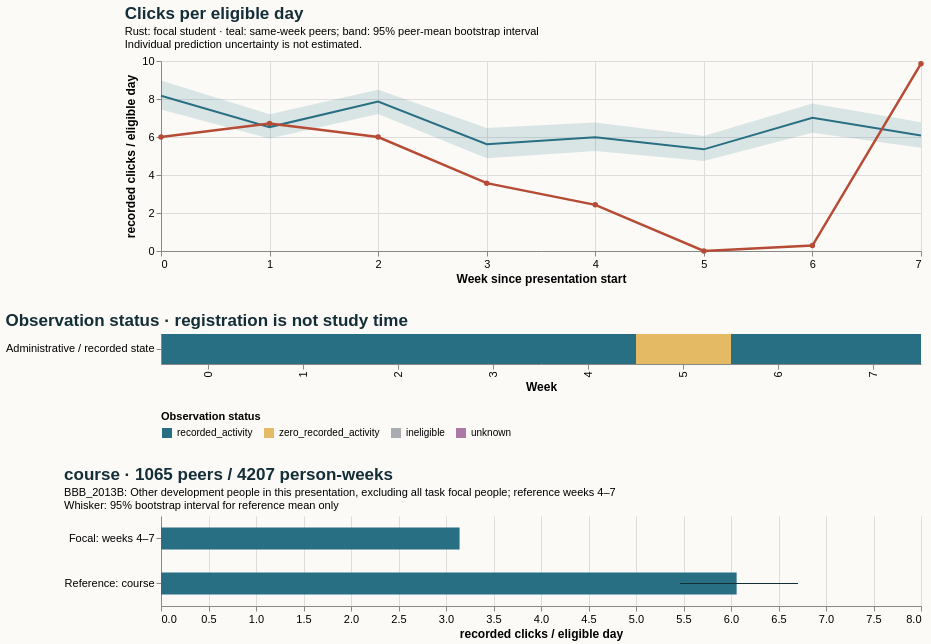

The Vega-Lite source for this figure:
### Vega-Lite specification from a JSON file in a GitHub repository (floating-point values rounded to 4 significant figures)
{"$schema": "https://vega.github.io/schema/vega-lite/v5.20.1.json", "config": {"axis": {"labelFontSize": 11, "titleFontSize": 12}, "background": "#fbfaf7", "font": "sans-serif", "title": {"anchor": "start", "color": "#142e38", "fontSize": 17, "subtitleFontSize": 11}, "view": {"continuousHeight": 300, "continuousWidth": 300, "stroke": null}}, "datasets": {"data-3a880a9b1bf5d6825baf121029f88375": [{"eligible_days": 7.0, "end_day": 6, "logging_completeness": "unknown", "observation_status": "recorded_activity", "row": "Administrative / recorded state", "score_status": "withheld_release_time_unknown", "start_day": 0, "value": 6.0, "week": 0}, {"eligible_days": 7.0, "end_day": 13, "logging_completeness": "unknown", "observation_status": "recorded_activity", "row": "Administrative / recorded state", "score_status": "withheld_release_time_unknown", "start_day": 7, "value": 6.714, "week": 1}, {"eligible_days": 7.0, "end_day": 20, "logging_completeness": "unknown", "observation_status": "recorded_activity", "row": "Administrative / recorded state", "score_status": "withheld_release_time_unknown", "start_day": 14, "value": 6.0, "week": 2}, {"eligible_days": 7.0, "end_day": 27, "logging_completeness": "unknown", "observation_status": "recorded_activity", "row": "Administrative / recorded state", "score_status": "withheld_release_time_unknown", "start_day": 21, "value": 3.571, "week": 3}, {"eligible_days": 7.0, "end_day": 34, "logging_completeness": "unknown", "observation_status": "recorded_activity", "row": "Administrative / recorded state", "score_status": "withheld_release_time_unknown", "start_day": 28, "value": 2.429, "week": 4}, {"eligible_days": 7.0, "end_day": 41, "logging_completeness": "unknown", "observation_status": "zero_recorded_activity", "row": "Administrative / recorded state", "score_status": "withheld_release_time_unknown", "start_day": 35, "value": 0.0, "week": 5}, {"eligible_days": 7.0, "end_day": 48, "logging_completeness": "unknown", "observation_status": "recorded_activity", "row": "Administrative / recorded state", "score_status": "withheld_release_time_unknown", "start_day": 42, "value": 0.2857, "week": 6}, {"eligible_days": 7.0, "end_day": 55, "logging_completeness": "unknown", "observation_status": "recorded_activity", "row": "Administrative / recorded state", "score_status": "withheld_release_time_unknown", "start_day": 49, "value": 9.857, "week": 7}], "data-681cb2dcb252e9cdcff41efb084cadc5": [{"hi": null, "lo": null, "series": "Focal: weeks 4–7", "value": 3.143}, {"hi": 6.705, "lo": 5.464, "series": "Reference: course", "value": 6.059}], "data-cbeca7357f7e12eb9489f4a159a3e989": [{"end_day": 6, "focal_value": 6.0, "peer_ci_high": 8.969, "peer_ci_low": 7.452, "peer_mean": 8.174, "peer_observations": 1127, "peer_people": 1127, "reference": "course", "unit": "recorded clicks / eligible day", "week": 0}, {"end_day": 13, "focal_value": 6.714, "peer_ci_high": 7.195, "peer_ci_low": 5.918, "peer_mean": 6.521, "peer_observations": 1121, "peer_people": 1121, "reference": "course", "unit": "recorded clicks / eligible day", "week": 1}, {"end_day": 20, "focal_value": 6.0, "peer_ci_high": 8.491, "peer_ci_low": 7.214, "peer_mean": 7.865, "peer_observations": 1105, "peer_people": 1105, "reference": "course", "unit": "recorded clicks / eligible day", "week": 2}, {"end_day": 27, "focal_value": 3.571, "peer_ci_high": 6.47, "peer_ci_low": 4.882, "peer_mean": 5.625, "peer_observations": 1098, "peer_people": 1098, "reference": "course", "unit": "recorded clicks / eligible day", "week": 3}, {"end_day": 34, "focal_value": 2.429, "peer_ci_high": 6.765, "peer_ci_low": 5.263, "peer_mean": 5.982, "peer_observations": 1065, "peer_people": 1065, "reference": "course", "unit": "recorded clicks / eligible day", "week": 4}, {"end_day": 41, "focal_value": 0.0, "peer_ci_high": 6.054, "peer_ci_low": 4.731, "peer_mean": 5.35, "peer_observations": 1058, "peer_people": 1058, "reference": "course", "unit": "recorded clicks / eligible day", "week": 5}, {"end_day": 48, "focal_value": 0.2857, "peer_ci_high": 7.767, "peer_ci_low": 6.224, "peer_mean": 7.012, "peer_observations": 1050, "peer_people": 1050, "reference": "course", "unit": "recorded clicks / eligible day", "week": 6}, {"end_day": 55, "focal_value": 9.857, "peer_ci_high": 6.777, "peer_ci_low": 5.429, "peer_mean": 6.076, "peer_observations": 1034, "peer_people": 1034, "reference": "course", "unit": "recorded clicks / eligible day", "week": 7}]}, "resolve": {"scale": {"color": "independent"}}, "spacing": 28, "vconcat": [{"data": {"name": "data-cbeca7357f7e12eb9489f4a159a3e989"}, "height": 190, "layer": [{"encoding": {"x": {"axis": {"tickMinStep": 1}, "field": "week", "title": "Week since presentation start", "type": "quantitative"}, "y": {"field": "peer_ci_low", "scale": {"zero": true}, "title": "recorded clicks / eligible day", "type": "quantitative"}, "y2": {"field": "peer_ci_high"}}, "mark": {"color": "#286f83", "opacity": 0.16, "type": "area"}}, {"encoding": {"tooltip": [{"field": "week", "type": "quantitative"}, {"field": "peer_mean", "type": "quantitative"}, {"field": "peer_people", "type": "quantitative"}, {"field": "peer_observations", "type": "quantitative"}], "x": {"field": "week", "type": "quantitative"}, "y": {"field": "peer_mean", "type": "quantitative"}}, "mark": {"color": "#286f83", "strokeWidth": 2, "type": "line"}}, {"encoding": {"tooltip": [{"field": "week", "type": "quantitative"}, {"field": "focal_value", "type": "quantitative"}], "x": {"field": "week", "type": "quantitative"}, "y": {"field": "focal_value", "type": "quantitative"}}, "mark": {"color": "#b64c35", "point": {"color": "#b64c35"}, "strokeWidth": 2.5, "type": "line"}}], "title": {"subtitle": ["Rust: focal student · teal: same-week peers; band: 95% peer-mean bootstrap interval", "Individual prediction uncertainty is not estimated."], "text": "Clicks per eligible day"}, "width": 760}, {"data": {"name": "data-3a880a9b1bf5d6825baf121029f88375"}, "encoding": {"color": {"field": "observation_status", "legend": {"labelLimit": 260, "orient": "bottom"}, "scale": {"domain": ["recorded_activity", "zero_recorded_activity", "ineligible", "unknown"], "range": ["#286f83", "#e4bb64", "#aaaeb3", "#ac78a5"]}, "title": "Observation status", "type": "nominal"}, "tooltip": [{"field": "week", "type": "quantitative"}, {"field": "eligible_days", "type": "quantitative"}, {"field": "observation_status", "type": "nominal"}, {"field": "logging_completeness", "type": "nominal"}], "x": {"field": "week", "title": "Week", "type": "ordinal"}, "y": {"field": "row", "title": null, "type": "nominal"}}, "height": 30, "mark": {"type": "rect"}, "title": "Observation status · registration is not study time", "width": 760}, {"data": {"name": "data-681cb2dcb252e9cdcff41efb084cadc5"}, "height": 90, "layer": [{"encoding": {"x": {"field": "value", "scale": {"domain": [0, 7.041], "zero": true}, "title": "recorded clicks / eligible day", "type": "quantitative"}, "y": {"field": "series", "sort": null, "title": null, "type": "nominal"}}, "mark": {"color": "#286f83", "size": 22, "type": "bar"}}, {"encoding": {"x": {"field": "lo", "type": "quantitative"}, "x2": {"field": "hi"}, "y": {"field": "series", "sort": null, "title": null, "type": "nominal"}}, "mark": {"color": "#142e38", "type": "rule"}}], "title": {"subtitle": ["BBB_2013B: Other development people in this presentation, excluding all task focal people; reference weeks 4–7", "Whisker: 95% bootstrap interval for reference mean only"], "text": "course · 1065 peers / 4207 person-weeks"}, "width": 760}]}
